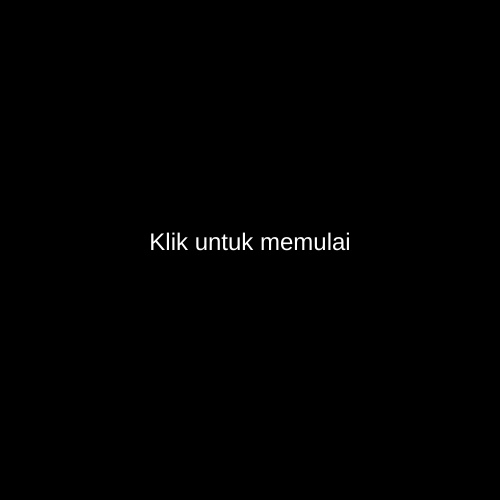
Frame 1 (no input)
Frame 60 (no input): identical to frame 1, image omitted
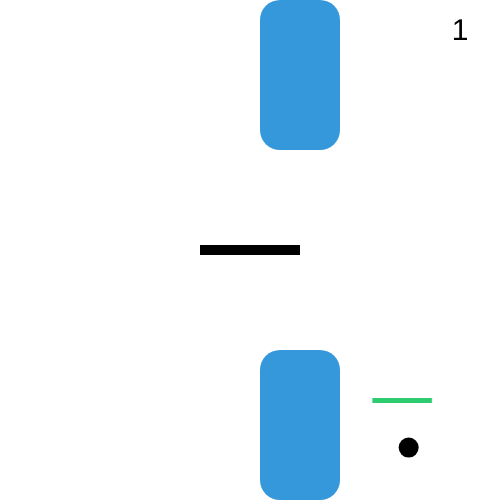
Frame 120 (the mouse pressed at the canvas centre since frame 60)

The p5.js sketch that drew these frames (run headless with seeded random() and noise() and a simulated clock; from frame 60 on, the mouse is pressed at the canvas centre):

// p5.js sketch
// ── sketch.js
// variabel global
let gameScreen = 0; // 0: initial, 1: play, 2: game over
let ballX, ballY;
let ballSize = 20;
let ballColor;
let gravity = 1;
let ballSpeedVert = 0;
let airfriction = 0.0001;
let friction = 0.1;
let racketColor;
let racketWidth = 100;
let racketHeight = 10;
let ballSpeedHorizon = 10;

let wallSpeed = 5;
let wallInterval = 1200; // jeda antar kolom
let lastAddTime = 0;
const fixedGapHeight = 200; // gap selalu 200px
let wallWidth = 80;
let wallSpacing = 180; // jarak horizontal antar kolom
let wallColors;

let walls = [];

let maxHealth = 100;
let health = 100;
let healthDecrease = 1;
let healthBarWidth = 60;

let score = 0;

function setup() {
  createCanvas(500, 500);
  ballColor = color(0);
  racketColor = color(0);
  wallColors = color(52, 152, 219);
  ballX = width / 4;
  ballY = height / 5;
}

function draw() {
  if (gameScreen === 0) initScreen();
  else if (gameScreen === 1) playScreen();
  else if (gameScreen === 2) gameOverScreen();
}

function initScreen() {
  background(0);
  textAlign(CENTER);
  fill(255);
  textSize(24);
  text("Klik untuk memulai", width / 2, height / 2);
}

function playScreen() {
  background(255);

  drawBall();
  drawRacket();

  applyGravity();
  keepInScreen();
  watchRacketBounce();
  applyHorizontalSpeed();

  wallAdder();
  wallHandler();

  drawHealthBar();
  printScore();
}

function gameOverScreen() {
  background(0);
  textAlign(CENTER);
  fill(255);
  textSize(30);
  text("Game Over", width / 2, height / 2 - 40);
  textSize(20);
  text("Score Akhir: " + score, width / 2, height / 2);
  textSize(15);
  text("Click to Restart", width / 2, height / 2 + 30);
}

// BALL
function drawBall() {
  fill(ballColor);
  ellipse(ballX, ballY, ballSize, ballSize);
}

function applyGravity() {
  ballSpeedVert += gravity;
  ballY += ballSpeedVert;
  ballSpeedVert -= ballSpeedVert * airfriction;
}

function makeBounceBottom(surface) {
  ballY = surface - ballSize / 2;
  ballSpeedVert *= -1;
  ballSpeedVert -= ballSpeedVert * friction;
}

function makeBounceTop(surface) {
  ballY = surface + ballSize / 2;
  ballSpeedVert *= -1;
  ballSpeedVert -= ballSpeedVert * friction;
}

function makeBounceLeft(surface) {
  ballX = surface + ballSize / 2;
  ballSpeedHorizon *= -1;
  ballSpeedHorizon -= ballSpeedHorizon * friction;
}

function makeBounceRight(surface) {
  ballX = surface - ballSize / 2;
  ballSpeedHorizon *= -1;
  ballSpeedHorizon -= ballSpeedHorizon * friction;
}

function keepInScreen() {
  if (ballX - ballSize / 2 < 0) makeBounceLeft(0);
  if (ballX + ballSize / 2 > width) makeBounceRight(width);
  if (ballY + ballSize / 2 > height) makeBounceBottom(height);
  if (ballY - ballSize / 2 < 0) makeBounceTop(0);
}

// RACKET
function drawRacket() {
  fill(racketColor);
  rectMode(CENTER);
  rect(mouseX, mouseY, racketWidth, racketHeight);
  rectMode(CORNER);
}

function watchRacketBounce() {
  let overhead = mouseY - pmouseY;

  if (
    ballX + ballSize / 2 > mouseX - racketWidth / 2 &&
    ballX - ballSize / 2 < mouseX + racketWidth / 2
  ) {
    if (dist(ballX, ballY, ballX, mouseY) <= ballSize / 2 + abs(overhead)) {
      ballSpeedHorizon = (ballX - mouseX) / 5;
      makeBounceBottom(mouseY);

      if (overhead < 0) {
        ballY += overhead;
        ballSpeedVert += overhead;
      }
    }
  }
}

function applyHorizontalSpeed() {
  ballX += ballSpeedHorizon;
  ballSpeedHorizon -= ballSpeedHorizon * airfriction;
}

// WALL SYSTEM — SESUAI ILUSTRASI!
function wallAdder() {
  // Munculkan maksimal 3 kolom
  if (millis() - lastAddTime > wallInterval && walls.length < 3) {
    const gapY = (height - fixedGapHeight) / 2; // SELALU DI TENGAH!
    // Posisi X: mulai dari kanan, lalu tiap kolom berikutnya + wallSpacing
    let nextX = width + walls.length * wallSpacing;
    walls.push([nextX, gapY, wallWidth, fixedGapHeight, 0]);
    lastAddTime = millis();
  }
}

function wallHandler() {
  for (let i = walls.length - 1; i >= 0; i--) {
    wallMover(i);
    watchWallCollision(i);
    wallDrawer(i);
    wallRemover(i);
  }
}

function wallDrawer(i) {
  let [x, y, w, h] = walls[i];
  let radius = 20;
  fill(wallColors);
  rectMode(CORNER);

  // atas
  rect(x, 0, w, y, radius);
  // bawah
  rect(x, y + h, w, height - (y + h), radius);
}

function wallMover(i) {
  walls[i][0] -= wallSpeed;
}

function wallRemover(i) {
  if (walls[i][0] + walls[i][2] <= 0) {
    walls.splice(i, 1);
  }
}

function watchWallCollision(i) {
  let [x, y, w, h, scored] = walls[i];

  // top wall collision
  if (
    ballX + ballSize / 2 > x &&
    ballX - ballSize / 2 < x + w &&
    ballY + ballSize / 2 > 0 &&
    ballY - ballSize / 2 < y
  ) {
    decreaseHealth();
    makeBounceTop(y);
  }

  // bottom wall collision
  let bottomY = y + h;
  if (
    ballX + ballSize / 2 > x &&
    ballX - ballSize / 2 < x + w &&
    ballY + ballSize / 2 > bottomY &&
    ballY - ballSize / 2 < height
  ) {
    decreaseHealth();
    makeBounceBottom(bottomY);
  }

  // scoring
  if (ballX > x + w / 2 && scored === 0) {
    walls[i][4] = 1;
    increaseScore();
  }
}

// SCORE
function increaseScore() {
  score++;
}

function printScore() {
  textAlign(CENTER);
  fill(0);
  textSize(30);
  text(score, width - 40, 40);
}

// HEALTH
function drawHealthBar() {
  noStroke();
  fill(230);
  rect(ballX - healthBarWidth / 2, ballY - 30, healthBarWidth, 5);

  if (health > 60) fill(46, 204, 113);
  else if (health > 30) fill(230, 126, 34);
  else fill(231, 76, 60);

  rect(
    ballX - healthBarWidth / 2,
    ballY - 30,
    (health / maxHealth) * healthBarWidth,
    5
  );
}

function decreaseHealth() {
  health -= healthDecrease;
  if (health <= 0) gameOver();
}

// GAME CONTROL
function gameOver() {
  gameScreen = 2;
}

function restart() {
  score = 0;
  health = maxHealth;
  ballX = width / 4;
  ballY = height / 5;
  lastAddTime = 0;
  walls = [];
  ballSpeedVert = 0;
  ballSpeedHorizon = 10;
  gameScreen = 0;
}

function mousePressed() {
  if (gameScreen === 0) startGame();
  else if (gameScreen === 2) restart();
}

function startGame() {
  gameScreen = 1;
}
